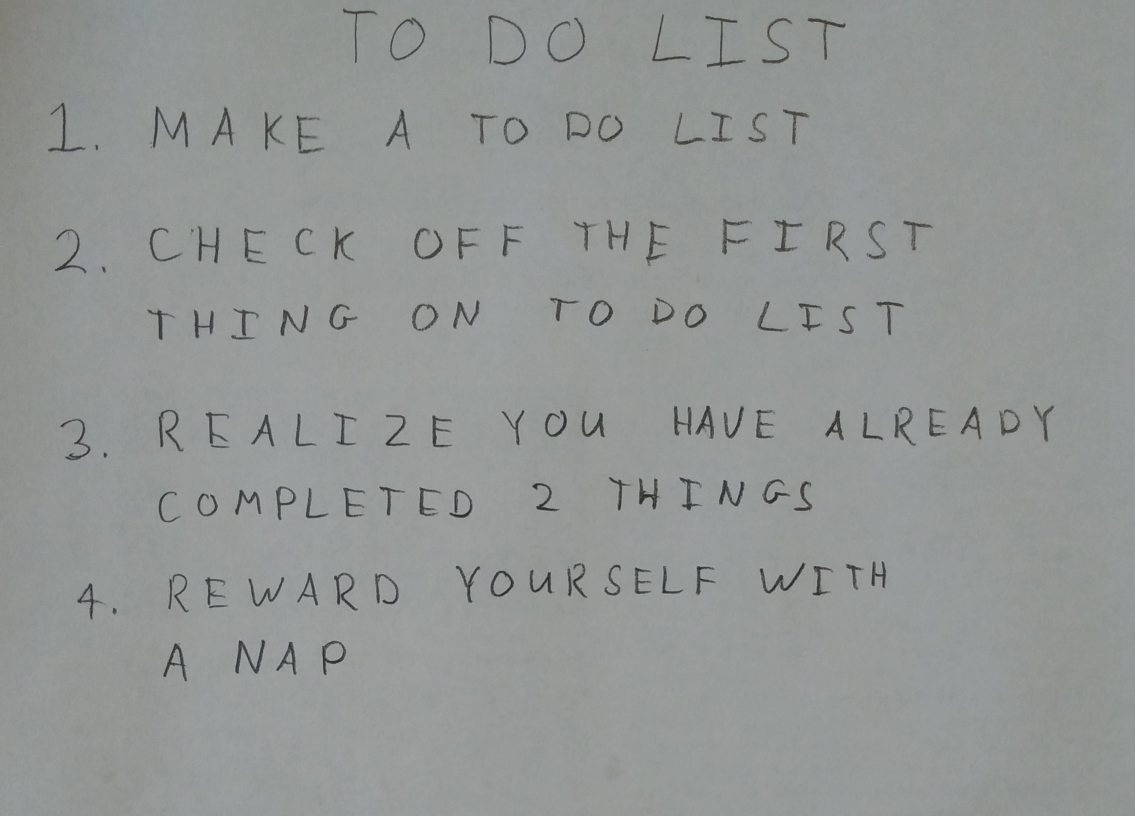
#> input picture hw5/images/01_list.jpg, 2270 x 1631 px (shown at 1/2 size); its folder holds only this picture in this run
$ python run_q4.py   (older library calls are emulated)
#> lines starting #> are read from the running program, lines starting #| are printed output that depends on the picture; after the words box and inside, x2 and y2 are one past the last pixel; in counts of white or black regions, pixels touching at a corner belong together
### hw5/python/q4.py
import numpy as np

import skimage
import skimage.measure as Me
import skimage.color as C
import skimage.restoration as R
import skimage.filters as F
import skimage.morphology as M
import skimage.segmentation as S
# takes a color image
# returns a list of bounding boxes and black_and_white image
def findLetters(image):
    bboxes = []
    bw = None
    # insert processing in here
    # one idea estimate noise -> denoise -> greyscale -> threshold -> morphology -> label -> skip small boxes
    # this can be 10 to 15 lines of code using skimage functions

    ##########################
    ##### your code here #####
    ##########################
    # blur
    sigma_est = R.estimate_sigma(image, average_sigmas=True, multichannel=True)
#> sigma_est = 0.00154
    patch_kw = dict(patch_size=5,  # 5x5 patches
                patch_distance=6,  # 13x13 search area
                multichannel=True)
    image = R.denoise_nl_means(image, h=1.15*sigma_est, fast_mode=True, **patch_kw)
    # image = R.denoise_bilateral(image, sigma_color=sigma_est, sigma_spatial=15, multichannel=True)
    # image = R.denoise_tv_chambolle(image, weight=0.1, multichannel=True)
    image = C.rgb2grey(image)
#> image: shape (1631, 2270) float64

    # import matplotlib.pyplot as plt
    # fig, ax = F.try_all_threshold(image, figsize=(10, 8), verbose=False)
    # plt.show()

    threshold = F.threshold_otsu(image)
#> threshold = 0.45
    bw = image < threshold
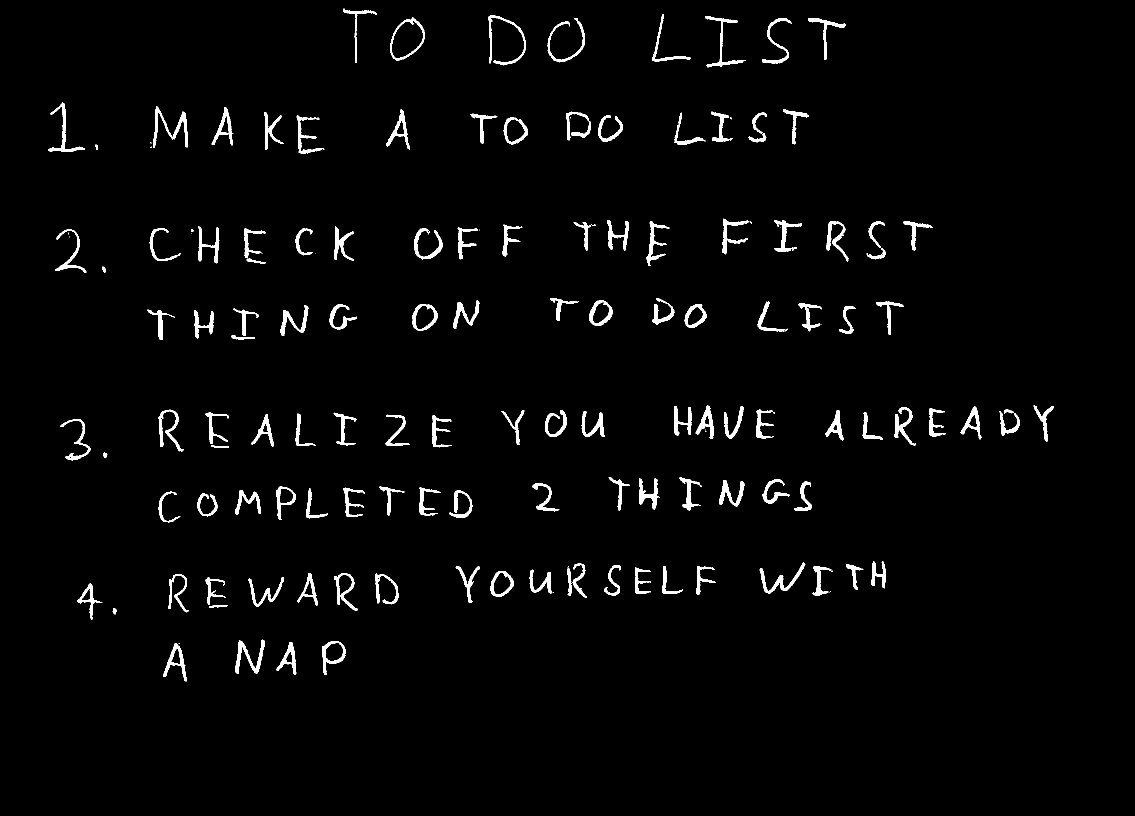
#> bw: shape (1631, 2270) bool (shown at 1/2 size); 2.4% white; 161 white regions (31 under 20 px), largest, box (x1, y1, x2, y2) and area: (306, 213, 376, 295) 1365, (471, 1279, 530, 1348) 1216, (1519, 1125, 1611, 1187) 1134
    bw = M.binary_dilation(bw, M.square(5))
#> bw: shape (1631, 2270) bool; 4.7% white; 121 white regions, largest, box (x1, y1, x2, y2) and area: (299, 211, 378, 298) 2690, (975, 28, 1054, 133) 2514, (1093, 34, 1172, 127) 2227
    bw = M.binary_dilation(bw, M.square(5))
#> bw: shape (1631, 2270) bool; 6.9% white; 120 white regions, largest, box (x1, y1, x2, y2) and area: (297, 209, 380, 300) 3929, (973, 26, 1056, 135) 3856, (1091, 32, 1174, 129) 3495
    bw = M.closing(bw, M.square(5))
#> bw: shape (1631, 2270) bool; 6.9% white; 118 white regions, largest, box (x1, y1, x2, y2) and area: (1344, 807, 1432, 881) 4331, (297, 209, 380, 300) 3989, (973, 26, 1056, 135) 3860
    cleared = S.clear_border(bw)
    labels = Me.label(cleared, connectivity=2)
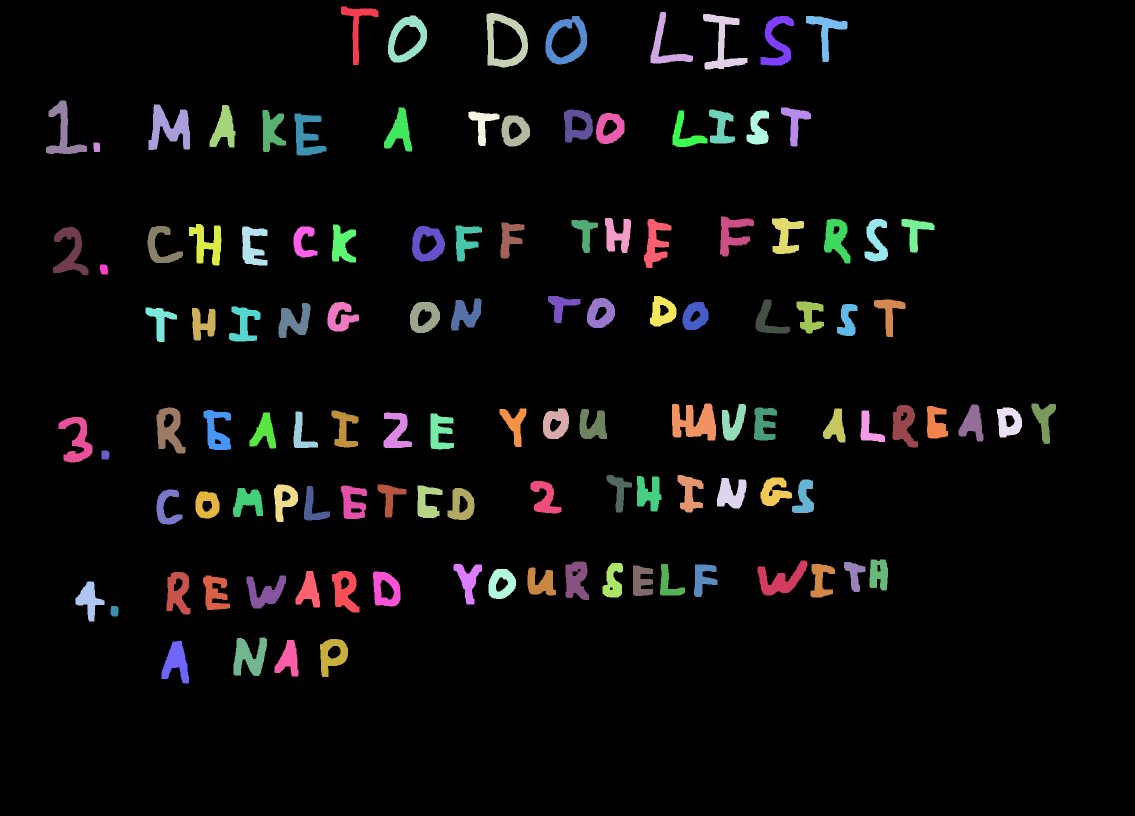
#> labels: shape (1631, 2270) int32 (shown at 1/2 size); 119 distinct labels, from 0 to 118; one colour per label, 0 black

    for region in Me.regionprops(labels):
        if region.area > 400:
            bboxes.append(region.bbox)
#> this loop made 118 passes
#> after the loop, bboxes = 114 items, first 6: (13, 682, 130, 757), (24, 1301, 127, 1386), (26, 973, 135, 1056), (28, 1406, 139, 1495), (31, 776, 125, 854), (32, 1091, 129, 1174)

    return bboxes, bw

### hw5/python/nn.py
import numpy as np
from util import *
# do not include any more libraries here!
# do not put any code outside of functions!

############################## Q 2.1 ##############################
# initialize b to 0 vector
# b should be a 1D array, not a 2D array with a singleton dimension
# we will do XW + b.
# X be [Examples, Dimensions]
# [10 lines left out: function initialize_weights, not called in this run]

############################## Q 2.2.1 ##############################
# x is a matrix
# a sigmoid activation function
def sigmoid(x):
    ##########################
    ##### your code here #####
    ##########################
    res = 1.0 / (1.0 + np.exp(-x))
    return res

############################## Q 2.2.1 ##############################
def forward(X, params, name='', activation=sigmoid):
    """
    Do a forward pass

    Keyword arguments:
    X -- input vector [Examples x D]
    params -- a dictionary containing parameters
    name -- name of the layer
    activation -- the activation function (default is sigmoid)
    """
    # get the layer parameters
    W = params['W' + name]
    b = params['b' + name]

    ##########################
    ##### your code here #####
    ##########################
    pre_act = X @ W + b
    post_act = activation(pre_act)

    # store the pre-activation and post-activation values
    # these will be important in backprop
    params['cache_' + name] = (X, pre_act, post_act)
    return post_act

############################## Q 2.2.2  ##############################
# x is [examples,classes]
# softmax should be done for each row
def softmax(x):

    ##########################
    ##### your code here #####
    ##########################
    res = np.zeros(shape=x.shape)
    for r in range(x.shape[0]):
        c = -np.max(x[r])
        s = np.exp(x[r] + c)
        S = np.sum(s)
        res[r] = s / S

    return res

############################## Q 2.2.3 ##############################
# compute total loss and accuracy
# y is size [examples,classes]
# probs is size [examples,classes]
# [12 lines left out: function compute_loss_and_acc, not called in this run]

############################## Q 2.3 ##############################
# we give this to you
# because you proved it
# it's a function of post_act
def sigmoid_deriv(post_act):
    res = post_act*(1.0-post_act)
    return res

# [53 lines left out: functions backwards, get_random_batches, not called in this run]

### hw5/python/run_q4.py
import os
import numpy as np
import matplotlib.pyplot as plt
import matplotlib.patches

import skimage
import skimage.measure
import skimage.color
import skimage.restoration
import skimage.io
import skimage.filters
import skimage.morphology
import skimage.segmentation

from sklearn.cluster import AgglomerativeClustering

from nn import *
from q4 import *
# do not include any more libraries here!
# no opencv, no sklearn, etc!
import warnings
warnings.simplefilter(action='ignore', category=FutureWarning)
warnings.simplefilter(action='ignore', category=UserWarning)

for img in os.listdir('../images'):
    im1 = skimage.img_as_float(
        skimage.io.imread(os.path.join('../images', img)))
    im1 = skimage.transform.resize(im1, (im1.shape[0], im1.shape[1]))
    bboxes, bw = findLetters(im1)

    plt.imshow(bw, cmap='Greys')
    for bbox in bboxes:
        minr, minc, maxr, maxc = bbox
        rect = matplotlib.patches.Rectangle((minc, minr), maxc - minc, maxr - minr,
                                            fill=False, edgecolor='red', linewidth=2)
        plt.gca().add_patch(rect)
#> this loop made 114 passes
#> (minr, minc, maxr, maxc) on passes 1 to 12: (13, 682, 130, 757), (24, 1301, 127, 1386), (26, 973, 135, 1056), (28, 1406, 139, 1495), (31, 776, 125, 854), (32, 1091, 129, 1174), (32, 1521, 131, 1588), (32, 1612, 124, 1695), (201, 92, 308, 174), (209, 297, 300, 380), (210, 419, 295, 471), (215, 768, 303, 824)
    # plt.savefig(f"../out/q4/{img}", bbox_inches='tight', pad_inches=0)
    plt.show()
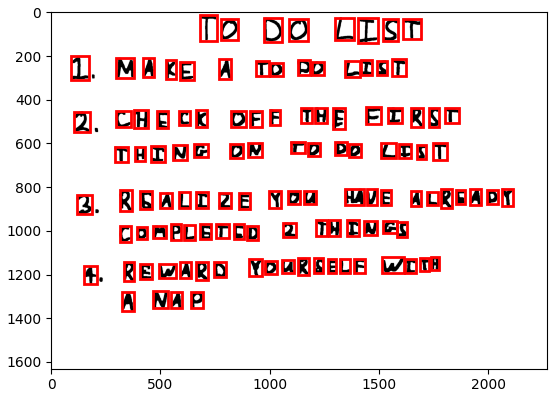
#> figure drawn by matplotlib, 1 panel
    plt.close()
    # find the rows using..RANSAC, counting, clustering, etc.
    ##########################
    ##### your code here #####
    ##########################
    bx = np.asarray(bboxes)[:, 0].reshape(len(bboxes), 1)
#> bx = 114 values from 13 to 1282
    clustering = AgglomerativeClustering(
        n_clusters=None, distance_threshold=120).fit(bx)
    labels = clustering.labels_
#> labels = 114 values, max 7 at index 110, min 0 at index 91, mean 2.91

    label = labels[0]
#> label = 6
    bboxes = np.asarray(bboxes)
#> bboxes = 114 rows, first 6: [13, 682, 130, 757], [24, 1301, 127, 1386], [26, 973, 135, 1056], [28, 1406, 139, 1495], [31, 776, 125, 854], [32, 1091, 129, 1174]
    for n in range(clustering.n_clusters_):
        idx = np.where(labels == label)[0]
        nl = np.max(idx)+1
        if nl < len(bboxes):
            label = labels[nl]
        # print(f"before {bboxes[idx]}")
        ind = np.argsort(bboxes[idx][:, 1])
        bboxes[idx] = bboxes[idx][ind]
#> this loop made 8 passes
#> (idx, nl, label, ind) on passes 1, 2, 4: ([0, 1, 2, 3, 4, 5, 6, 7], 8, 3, [0, 4, 2, 5, 1, 3, 6, 7]), ([8, 9, 10, 11, 12, 13, 14, 15, 16, 17, 18, 19, 20, 21], 22, 1, [0, 1, 2, 7, 12, 3, 10, 13, 5, 11, 8, 6, 9, 4]), ([39, 40, 41, 42, 43, 44, 45, 46, 47, 48, 49, 50, 51, 52, 53], 54, 5, [13, 14, 12, 10, 7, 8, 3, 0, 2, 1, 9, 4, 6, 11, 5])
#> (nl, label, ind) on pass 6: (91, 0, [14, 15, 12, 7, 11, 9, 8, 10, 13, 6, 0, 2, 1, 4, 3, 5])
#> after the loop, bboxes = 114 rows, first 6: [13, 682, 130, 757], [31, 776, 125, 854], [26, 973, 135, 1056], [32, 1091, 129, 1174], [24, 1301, 127, 1386], [28, 1406, 139, 1495]
        # print(f"after {bboxes[idx]}")

    # crop the bounding boxes
    # note.. before you flatten, transpose the image (that's how the dataset is!)
    # consider doing a square crop, and even using np.pad() to get your images looking more like the dataset
    ##########################
    ##### your code here #####
    ##########################
    crops = []
    for bbox in bboxes:
        minr, minc, maxr, maxc = bbox
        crop = np.pad(bw[minr:maxr, minc:maxc], (30, 30))
        crop = 1-skimage.transform.resize(crop, (32, 32)).T
        crops.append(crop.flatten())
#> this loop made 114 passes
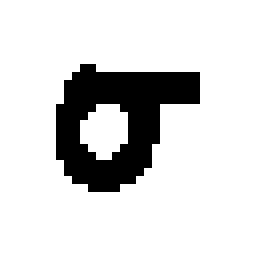
#> crop: shape (32, 32) int64 (shown 8 times larger); values 0 (black) and 1 (white), 84.5% white; 1 black region, box (x1, y1, x2, y2) and area: (7, 8, 25, 24) 159
#> after the loop, crops = 114 items
        # plt.imshow(crop)
        # plt.show()
        # plt.close()

    # load the weights
    # run the crops through your neural network and print them out
    # ##########################
    # ##### your code here #####
    # ##########################
    import pickle
    import string
    letters = np.array([_ for _ in string.ascii_uppercase[:26]] + [str(_) for _ in range(10)])
    params = pickle.load(open('q3_weights.pickle','rb'))
#> (reads hw5/python/q3_weights.pickle from the repository)

    h1 = forward(crops, params, name='layer1', activation=sigmoid)
#> in sigmoid, `res = 1.0 / (1.0 + np.exp(-x))`:
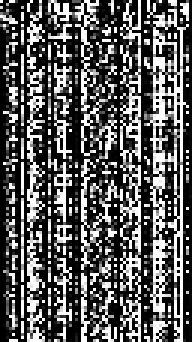
#> res: shape (114, 64) float64 (shown 3 times larger); min 3.24e-19, max 1, mean 0.36
    yp = forward(h1, params, name='output', activation=softmax)
#> call 2 of forward, with name = 'output'
#> in forward (call 2), `pre_act = X @ W + b`:
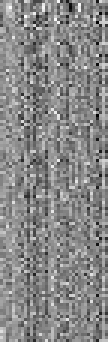
#> pre_act: shape (114, 36) float64 (shown 3 times larger); min -15.63, max 13.6, mean -0.0405; drawn with min black and max white
#> the loop in softmax, `for r in range(x.shape[0]):` made 114 passes
#> (c, S) on passes 1 to 12: (-12.59, 1.07), (-12.71, 1.17), (-13.04, 1.62), (-12.24, 1.32), (-11.74, 1.03), (-13.6, 1.02), (-13.06, 1.12), (-11.44, 1.1), (-10.43, 1.35), (-9.02, 1.48), (-5.62, 2.04), (-7.93, 1.28)
#> after the loop in softmax, `for r in range(x.shape[0]):`:
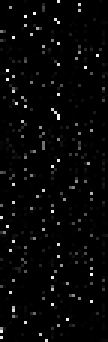
#> res: shape (114, 36) float64 (shown 3 times larger); min 5.13e-13, max 0.98, mean 0.0278

    y_label = np.argmax(yp, axis=1)
#> y_label = 114 values, max 34 at index 29, min 0 at index 10, mean 14.81
    print(f"Text predictions for image {img} ")
    curr_label = labels[0]
#> curr_label = 6
    for i, y in enumerate(y_label):
        if curr_label != labels[i]:
            curr_label = labels[i]
            print(" ")
        print(f"{letters[y]} ", end='')
#> this loop made 114 passes
#> (y, curr_label) on passes 9, 23, 40, 55: (8, 3), (28, 1), (19, 4), (29, 5)
#> curr_label on passes 76, 92, 111: 2, 0, 7
#| T
#| 0
#| D
#| 0
#| L
#| I
#| S
#| T
#> (further printed lines are left out)
#> after the loop, curr_label = 7
    print(f"\n")
